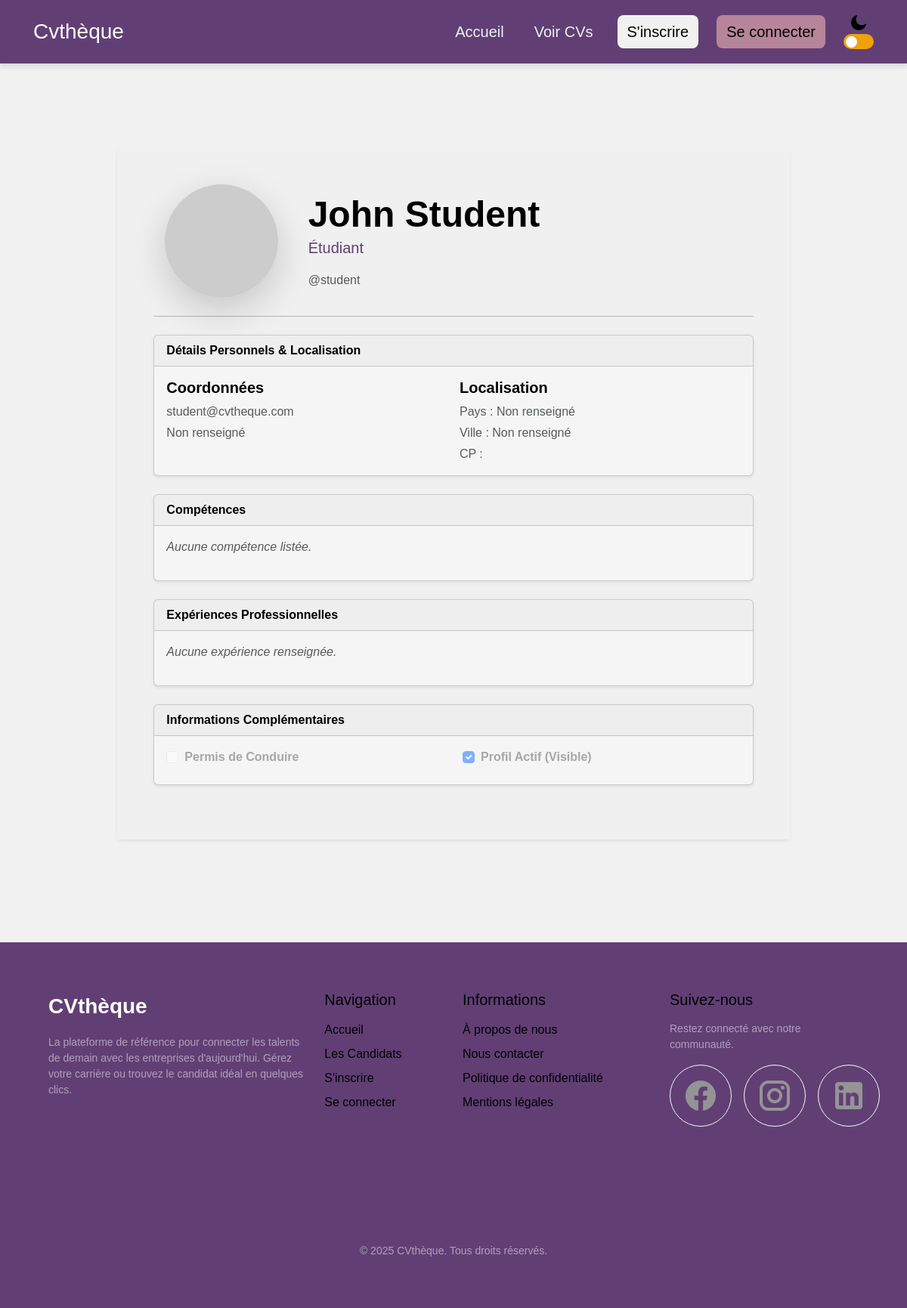
/index.php?page=profile-guest&id=2, run on the app's committed database.
### tables this page shows
CREATE TABLE IF NOT EXISTS `user` (
  `id` int(11) NOT NULL AUTO_INCREMENT,
  `pwd` varchar(256) NOT NULL,
  `email` varchar(100) NOT NULL,
  `role_id` int(11) NOT NULL DEFAULT 1,
  `firstname` varchar(100) NOT NULL,
  `lastname` varchar(100) NOT NULL,
  `job_title` longtext DEFAULT NULL,
  `picture` longtext DEFAULT NULL,
  `phone` varchar(100) NOT NULL,
  `driver_licence` tinyint(4) DEFAULT NULL,
  `username` varchar(100) NOT NULL,
  `country_id` int(10) UNSIGNED DEFAULT NULL,
  `is_active` tinyint(1) DEFAULT 1,
  PRIMARY KEY (`id`),
  KEY `fk_user_role_idx` (`role_id`),
  KEY `fk_user_country1_idx` (`country_id`)
);

### pages/profile-guest.php (the view, shortened to what this page needs)
<?php
$user_id = isset($_GET['id']) ? intval($_GET['id']) : 0;
$sql = "SELECT u.*, a.city, a.area_code, a.street_name, c.name as country_name
            FROM user u
            LEFT JOIN address a ON u.id = a.user_id
            LEFT JOIN country c ON u.country_id = c.id
            WHERE u.id = ?";
$stmt = $pdo->prepare($sql);
$stmt->execute([$user_id]);
$r = $stmt->fetch(PDO::FETCH_ASSOC);
$stmtExp = $pdo->prepare("SELECT * FROM experience WHERE user_id = ? ORDER BY date_start DESC");
$stmtExp->execute([$user_id]);
$experiences = $stmtExp->fetchAll(PDO::FETCH_ASSOC);
$stmtSkills = $pdo->prepare("SELECT s.* FROM skills s
                             JOIN user_has_skills uhs ON s.id = uhs.skills_id
                             WHERE uhs.user_id = ?");
$stmtSkills->execute([$user_id]);
$skills = $stmtSkills->fetchAll(PDO::FETCH_ASSOC);
?>
<div class="container my-5">
    <div class="row justify-content-center">
        <div class="col-lg-10 col-md-12">
            <div class="card shadow-sm mb-4 border-0">
                <div class="card-body p-4 p-md-5" style="background-color: #f0f0f0;">
                    <div class="row align-items-center">
                        <div class="col-12 col-md-3 text-center mb-4 mb-md-0">
                            <?php
                            $photoUrl = !empty($r['picture']) ? htmlspecialchars($r['picture']) : "https://via.placeholder.com/150";
                            ?>
                            <img src="<?= $photoUrl ?>" alt="Avatar"
                                 class="img-fluid rounded-circle shadow-lg"
                                 style="width: 150px; height: 150px; object-fit: cover;">
                        </div>
                        <div class="col-12 col-md-6 text-center text-md-start">
                            <h1 class="display-5 fw-bold mb-0">
                                <?= htmlspecialchars($r['firstname']) ?> <?= htmlspecialchars($r['lastname']) ?>
                            </h1>
                            <p class="lead" style="color: #613F75;">
                                <?= !empty($r['job_title']) ? htmlspecialchars($r['job_title']) : 'Étudiant / Postulant' ?>
                            </p>
                            <p class="text-muted mb-0">@<?= htmlspecialchars($r['username']) ?></p>
                        </div>
                    </div>
                    <hr class="my-4">
                    <div class="card shadow-sm mb-4">
                        <div class="card-header fw-bold">Détails Personnels & Localisation</div>
                        <div class="card-body">
                            <div class="row g-3">
                                <div class="col-md-6">
                                    <h5 class="fw-bold">Coordonnées</h5>
                                    <p class="mb-1 text-muted">
                                         <?= htmlspecialchars($r['email']) ?>
                                    </p>
                                    <p class="mb-1 text-muted">
                                         <?= !empty($r['phone']) ? htmlspecialchars($r['phone']) : 'Non renseigné' ?>
                                    </p>
                                </div>
                                <div class="col-md-6">
                                    <h5 class="fw-bold">Localisation</h5>
                                    <p class="mb-1 text-muted">
                                         Pays : <?= !empty($r['country_name']) ? htmlspecialchars($r['country_name']) : 'Non renseigné' ?>
                                    </p>
                                    <p class="mb-1 text-muted">
                                         Ville : <?= !empty($r['city']) ? htmlspecialchars($r['city']) : 'Non renseigné' ?>
                                    </p>
                                    <p class="mb-0 text-muted">
                                         CP : <?= !empty($r['area_code']) ? htmlspecialchars($r['area_code']) : '' ?>
                                    </p>
                                </div>
                            </div>
                        </div>
                    </div>
                    <div class="card shadow-sm mb-4">
                        <div class="card-header fw-bold">Compétences</div>
                        <div class="card-body">
                            <?php if (empty($skills)): ?>
                                <p class="text-muted fst-italic">Aucune compétence listée.</p>
                            <?php endif; ?>
                        </div>
                    </div>
                    <div class="card shadow-sm mb-4">
                        <div class="card-header fw-bold">Expériences Professionnelles</div>
                        <div class="card-body">
                            <?php if (empty($experiences)): ?>
                                <p class="text-muted fst-italic">Aucune expérience renseignée.</p>
                            <?php endif; ?>
                        </div>
                    </div>
                    <div class="card shadow-sm mb-4">
                        <div class="card-header fw-bold">Informations Complémentaires</div>
                        <div class="card-body">
                            <div class="row">
                                <div class="col-md-6">
                                    <div class="form-check">
                                        <input class="form-check-input" type="checkbox" disabled <?= (!empty($r['driver_licence']) && $r['driver_licence'] == 1) ? 'checked' : '' ?>>
                                        <label class="form-check-label text-muted">Permis de Conduire</label>
                                    </div>
                                </div>
                                <div class="col-md-6">
                                    <div class="form-check">
                                        <input class="form-check-input" type="checkbox" disabled <?= ($r['is_active'] == 1) ? 'checked' : '' ?>>
                                        <label class="form-check-label text-muted">Profil Actif (Visible)</label>
                                    </div>
                                </div>
                            </div>
                        </div>
                    </div>
                </div>
            </div>
        </div>
    </div>
</div>

### assets/css/index.css (style rules this page uses)
* { box-sizing: border-box; }
[data-theme = "light"] { --bg-color: #F1F1F1; --bg2-color: #f5f5f5; --text-color: #010101; --text-color-inverse: #f1f1f1; --profile-bg-card: #797777; --guest-main: #613F75; --guest-hover: #7d5c9c; --guest-primary: #b6859a; --guest-secondary: #965e78; --guest-tertiary: #F39199; --student-main: var(--student-primary); --student-hover: #5C90C7; --student-primary: #7fb1e0; --student-secondary: #77d5ea; --student-tertiary: #A6D4FF; --admin-main: var(--admin-primary); --admin-hover: #C75C5C; --admin-primary: #E38A8A; --admin-secondary: #c75c75; --admin-tertiary: #FFA6A6; }
body { margin: 0; min-height: 100vh; display: flex; flex-direction: column; font-family: Arial, sans-serif; background-color: var(--bg-color); color: var(--text-color); transition: background-color 0.3s ease, color 0.3s ease; }
.container { margin: 0 auto; padding: 4rem; }
.container { margin: 0 auto; max-width: 1200px; }
.card { background-color: var(--bg2-color); color: var(--text-color); }

### assets/css/register-login.css (style rules this page uses)
label { display: block; margin-bottom: 8px; font-weight: bold; color: #333; }

### data on the page
user: firstname "John", lastname "Student", job_title "Étudiant", username "student", email "student@cvtheque.com", is_active "☑"
